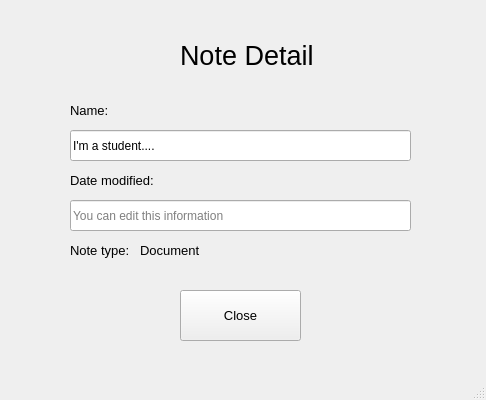
<?xml version="1.0" encoding="UTF-8"?>
<ui version="4.0">
 <class>MainWindow</class>
 <widget class="QMainWindow" name="MainWindow">
  <property name="geometry">
   <rect>
    <x>0</x>
    <y>0</y>
    <width>486</width>
    <height>400</height>
   </rect>
  </property>
  <property name="windowTitle">
   <string>MainWindow</string>
  </property>
  <widget class="QWidget" name="centralwidget">
   <widget class="QLabel" name="label_2">
    <property name="geometry">
     <rect>
      <x>70</x>
      <y>170</y>
      <width>111</width>
      <height>21</height>
     </rect>
    </property>
    <property name="font">
     <font>
      <pointsize>10</pointsize>
     </font>
    </property>
    <property name="text">
     <string>Date modified:</string>
    </property>
   </widget>
   <widget class="QLineEdit" name="lineEdit">
    <property name="geometry">
     <rect>
      <x>70</x>
      <y>200</y>
      <width>341</width>
      <height>31</height>
     </rect>
    </property>
    <property name="placeholderText">
     <string>You can edit this information</string>
    </property>
   </widget>
   <widget class="QLabel" name="label">
    <property name="geometry">
     <rect>
      <x>180</x>
      <y>30</y>
      <width>161</width>
      <height>51</height>
     </rect>
    </property>
    <property name="font">
     <font>
      <pointsize>20</pointsize>
     </font>
    </property>
    <property name="text">
     <string>Note Detail</string>
    </property>
   </widget>
   <widget class="QPushButton" name="bt_close">
    <property name="geometry">
     <rect>
      <x>180</x>
      <y>290</y>
      <width>121</width>
      <height>51</height>
     </rect>
    </property>
    <property name="font">
     <font>
      <pointsize>10</pointsize>
     </font>
    </property>
    <property name="text">
     <string>Close</string>
    </property>
   </widget>
   <widget class="QLineEdit" name="lineEdit_2">
    <property name="geometry">
     <rect>
      <x>70</x>
      <y>130</y>
      <width>341</width>
      <height>31</height>
     </rect>
    </property>
    <property name="text">
     <string>I'm a student....</string>
    </property>
    <property name="placeholderText">
     <string>You can edit this information</string>
    </property>
   </widget>
   <widget class="QLabel" name="label_4">
    <property name="geometry">
     <rect>
      <x>140</x>
      <y>240</y>
      <width>111</width>
      <height>21</height>
     </rect>
    </property>
    <property name="font">
     <font>
      <pointsize>10</pointsize>
     </font>
    </property>
    <property name="text">
     <string>Document</string>
    </property>
   </widget>
   <widget class="QLabel" name="label_5">
    <property name="geometry">
     <rect>
      <x>70</x>
      <y>100</y>
      <width>111</width>
      <height>21</height>
     </rect>
    </property>
    <property name="font">
     <font>
      <pointsize>10</pointsize>
     </font>
    </property>
    <property name="text">
     <string>Name:</string>
    </property>
   </widget>
   <widget class="QLabel" name="label_3">
    <property name="geometry">
     <rect>
      <x>70</x>
      <y>240</y>
      <width>111</width>
      <height>21</height>
     </rect>
    </property>
    <property name="font">
     <font>
      <pointsize>10</pointsize>
     </font>
    </property>
    <property name="text">
     <string>Note type:</string>
    </property>
   </widget>
  </widget>
  <widget class="QStatusBar" name="statusbar"/>
 </widget>
 <resources/>
 <connections/>
</ui>
